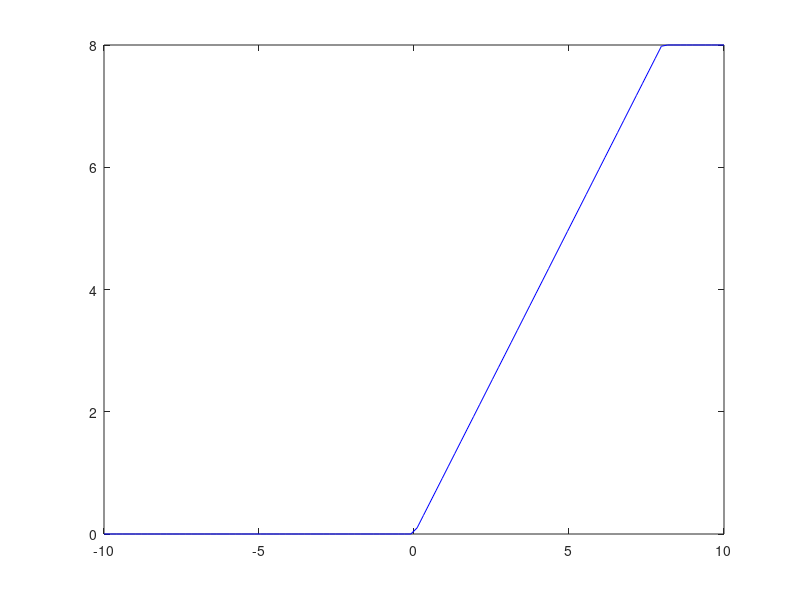

Recreate this plot in MATLAB.
%n  el intrvlo I = [-10, 10] considere f(x) = 0, si x <= 0. x, si 0 < x <=
%8. 8 en otro caso. Construya un vctor x que contenga un discretizacion d
%00 nodos. Evlue la funcion y grafique 
% salto = 20 / n;
% nodo_actual = -10;
% x = zeros(100);
% x(1) = -10;
% i = 2;

%while nodo_actual ~= 10
 %   x(i) = nodo_actual + salto;
  %  nodo_actual = x(i);
   % i = i + 1;
%end

n = 100;


x = linspace(-10, 10, n);

y = zeros(1, n);

for i = 1 : n
    if x(i) <= 0;
        y(i) = 0;
    elseif (x(i) > 0) && (x(i) <= 8)
        y(i) = x(i);
    else
        y(i) = 8;
    end
end

plot (x, y, '-b');